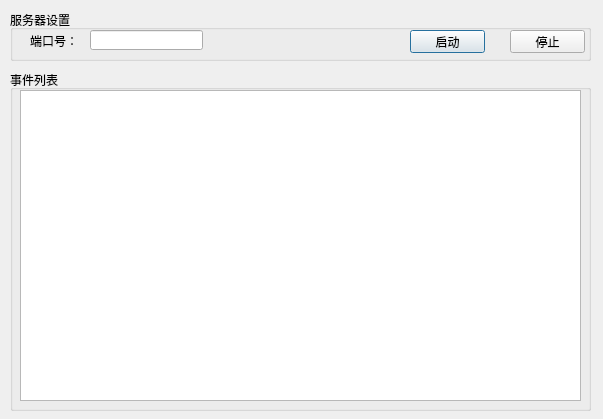
<?xml version="1.0" encoding="UTF-8"?>
<ui version="4.0">
 <class>Dialog</class>
 <widget class="QDialog" name="Dialog">
  <property name="geometry">
   <rect>
    <x>0</x>
    <y>0</y>
    <width>603</width>
    <height>419</height>
   </rect>
  </property>
  <property name="windowTitle">
   <string>Dialog</string>
  </property>
  <widget class="QGroupBox" name="groupBox">
   <property name="geometry">
    <rect>
     <x>10</x>
     <y>10</y>
     <width>581</width>
     <height>51</height>
    </rect>
   </property>
   <property name="title">
    <string>服务器设置</string>
   </property>
   <widget class="QLabel" name="label">
    <property name="geometry">
     <rect>
      <x>20</x>
      <y>25</y>
      <width>54</width>
      <height>12</height>
     </rect>
    </property>
    <property name="text">
     <string>端口号：</string>
    </property>
   </widget>
   <widget class="QLineEdit" name="txtPort">
    <property name="geometry">
     <rect>
      <x>80</x>
      <y>20</y>
      <width>113</width>
      <height>20</height>
     </rect>
    </property>
   </widget>
   <widget class="QPushButton" name="btnStart">
    <property name="geometry">
     <rect>
      <x>400</x>
      <y>20</y>
      <width>75</width>
      <height>23</height>
     </rect>
    </property>
    <property name="text">
     <string>启动</string>
    </property>
   </widget>
   <widget class="QPushButton" name="btnStop">
    <property name="geometry">
     <rect>
      <x>500</x>
      <y>20</y>
      <width>75</width>
      <height>23</height>
     </rect>
    </property>
    <property name="text">
     <string>停止</string>
    </property>
   </widget>
  </widget>
  <widget class="QGroupBox" name="groupBox_2">
   <property name="geometry">
    <rect>
     <x>10</x>
     <y>70</y>
     <width>581</width>
     <height>341</height>
    </rect>
   </property>
   <property name="title">
    <string>事件列表</string>
   </property>
   <widget class="QTableWidget" name="tableWidgetLogs">
    <property name="geometry">
     <rect>
      <x>10</x>
      <y>20</y>
      <width>561</width>
      <height>311</height>
     </rect>
    </property>
   </widget>
  </widget>
 </widget>
 <layoutdefault spacing="6" margin="11"/>
 <resources/>
 <connections/>
</ui>
